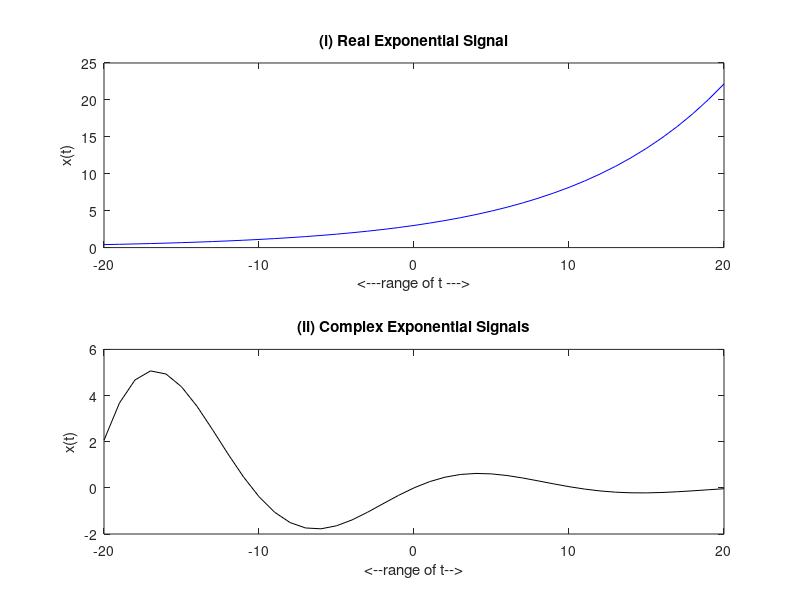

The MATLAB script that drew this image:
%Real Exponential Signal
A=3;
sample=100;
% t = 0:1/sample:1;
t = -20:20;
x = A*exp(0.1*t);
grid on;
subplot(211);
plot(t,x,'blue');
title('(i) Real Exponential Signal', 'color','black');
xlabel('<---range of t --->');
ylabel('x(t)');

%Complex Exponential Signal 
t = -20:20;
alfa = -0.1+0.3j;
x = exp(alfa*t);
subplot(212);
grid on;
plot(t,imag(x),'black');
title('(ii) Complex Exponential Signals','color','black');
xlabel('<--range of t-->');
ylabel('x(t)');